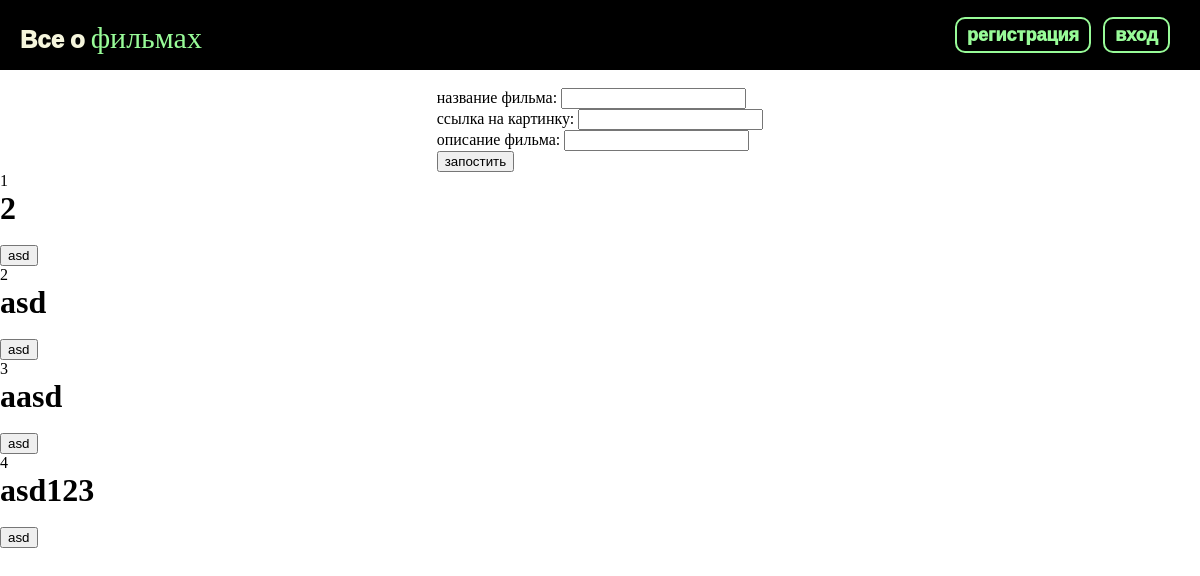
Before: / with the older database file.
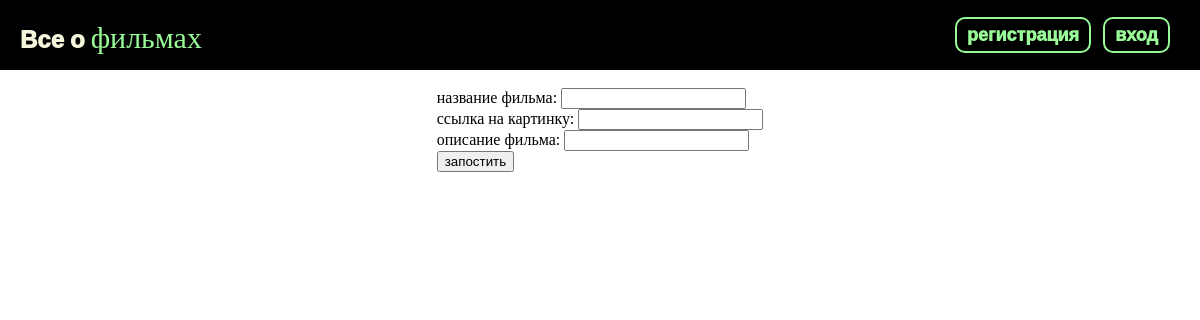
After: the same page with the newer database file.
### tables this page shows
CREATE TABLE movie (
    id INTEGER PRIMARY KEY,
    title TEXT NOT NULL,
    url_ TEXT NOT NULL,
    text_ TEXT NOT NULL
);

### app.py (the view)
@app.route("/")
def main():
    db = get_db()
    return render_template("card.html", all = db.execute("SELECT * FROM movie"),ban_reg=False)

### db/main.py (called while the page is built)
def get_db():
    if 'db' not in g:
        g.db = sqlite3.connect(
            current_app.config['DATABASE'],
            detect_types=sqlite3.PARSE_DECLTYPES,
        )
        g.db.row_factory = sqlite3.Row
    return g.db

### templates/card.html (shortened to what this page needs)
{% extends "gallery.html" %}
{%block content%}
    {%if all%}
    <div id="content">
        {%for item in all %}
            <a href="card/{{item.title}}" class="card">
                <div>
                    {{item.id}}
                    <h1>{{item.title}}</h1>
                </div>
                <form action="{{url_for('delete_movie')}}" method="post">
                    <button value="{{item.id}}" name="id" type="submit">asd</button>
                </form>
            </a>
        {%endfor%}
    </div>
    {%endif%}
{% endblock %}

### templates/gallery.html (shortened to what this page needs)
<!DOCTYPE html>
<head>
</head>
<body>
{% include 'header.html' with context %}
    <form action="{{ url_for('add_movie') }}" method="post" id="block" style="display: flex;justify-content: center;">
        <div>
            <label>
                название фильма:
                <input type="text" name="title" id="">
                <br>
            </label>
            <label>
                ссылка на картинку:
                <input type="text" name="url" id=""><br>
            </label>
            <label>
                описание фильма:
                <input type="text" name="text" id=""><br>
            </label>
            <button type="submit">запостить</button>
        </div>
    </form>
        {%block content%}
        {%endblock%}
</body>
</html>

### templates/header.html (shortened to what this page needs)
<div id="nav-bar">
    <p id="film">Все о <span> фильмах</span></p>
    <div id="user">
        <button value="register" class="popup_link">регистрация</button>
        <button value="login" class="popup_link">вход</button>
    </div>
</div>

### templates/header.html (style rules this page uses)
* { margin: 0; }
#nav-bar { display: flex; align-items: center; color:beige; position: sticky; margin-bottom: 18px; width: 100%; height: 70px; background-color: rgb(0, 0, 0); top: 0; }
#nav-bar #film { cursor: pointer; margin-left: 20px; font-size: 24px; font-family: 'Roboto', sans-serif; font-weight: 1000; }
#nav-bar #film span { font-family: 'Pacifico', cursive; color: var(---green); font-weight: 200; font-size: 30px; }
#nav-bar button { font-size: 18px; background-color: rgba(0, 0, 0, 0); color: var(---green); outline: none; border: 2px solid var(---green); border-radius: 10px; font-weight: 1000; font-family: 'Roboto', sans-serif; padding: 5px 10px; cursor: pointer; transition: all 300ms; }
#nav-bar #user { margin-left: auto; margin-right: 30px; width: 215px; display: flex; justify-content: space-between; }

### templates/gallery.html (style rules this page uses)
#block label { width: 320px; margin-bottom: 10px; }
#block input { right: 0; }

Changed rows visible on the page:
removed movie: id "1", title "2"
removed movie: id "2", title "asd"
removed movie: id "3", title "aasd"
removed movie: id "4", title "asd123"
